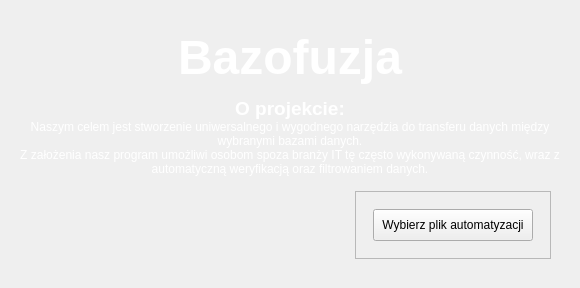
            <widget class="QWidget" name="welcomeScreen">
             <layout class="QHBoxLayout" name="horizontalLayout_7">
              <item>
               <widget class="QFrame" name="frame_36">
                <property name="frameShape">
                 <enum>QFrame::NoFrame</enum>
                </property>
                <property name="frameShadow">
                 <enum>QFrame::Raised</enum>
                </property>
                <layout class="QVBoxLayout" name="verticalLayout_32">
                 <item>
                  <widget class="QFrame" name="frame_37">
                   <property name="frameShape">
                    <enum>QFrame::NoFrame</enum>
                   </property>
                   <property name="frameShadow">
                    <enum>QFrame::Raised</enum>
                   </property>
                   <layout class="QVBoxLayout" name="verticalLayout_33">
                    <property name="spacing">
                     <number>0</number>
                    </property>
                    <property name="leftMargin">
                     <number>0</number>
                    </property>
                    <property name="topMargin">
                     <number>10</number>
                    </property>
                    <property name="rightMargin">
                     <number>0</number>
                    </property>
                    <property name="bottomMargin">
                     <number>0</number>
                    </property>
                    <item>
                     <widget class="QLabel" name="label_19">
                      <property name="maximumSize">
                       <size>
                        <width>16777215</width>
                        <height>200</height>
                       </size>
                      </property>
                      <property name="styleSheet">
                       <string notr="true">font: &quot;Trebuchet MS&quot;;
color: white;</string>
                      </property>
                      <property name="text">
                       <string>&lt;html&gt;&lt;head/&gt;&lt;body&gt;&lt;p align=&quot;center&quot;&gt;&lt;span style=&quot; font-size:36pt; font-weight:600;&quot;&gt;Bazofuzja&lt;/span&gt;&lt;/p&gt;&lt;p align=&quot;center&quot;&gt;&lt;span style=&quot; font-size:14pt; font-weight:600;&quot;&gt;O projekcie:&lt;/span&gt;&lt;/p&gt;&lt;/body&gt;&lt;/html&gt;</string>
                      </property>
                      <property name="textFormat">
                       <enum>Qt::RichText</enum>
                      </property>
                      <property name="alignment">
                       <set>Qt::AlignCenter</set>
                      </property>
                     </widget>
                    </item>
                    <item>
                     <widget class="QLabel" name="label_2">
                      <property name="styleSheet">
                       <string notr="true">font: 15px &quot;Trebuchet MS&quot;;
color: white;</string>
                      </property>
                      <property name="frameShape">
                       <enum>QFrame::NoFrame</enum>
                      </property>
                      <property name="text">
                       <string>Naszym celem jest stworzenie uniwersalnego i wygodnego narzędzia do transferu danych między wybranymi bazami danych. 
Z założenia nasz program umożliwi osobom spoza branży IT tę często wykonywaną czynność, wraz z automatyczną weryfikacją oraz filtrowaniem danych.</string>
                      </property>
                      <property name="alignment">
                       <set>Qt::AlignCenter</set>
                      </property>
                      <property name="wordWrap">
                       <bool>true</bool>
                      </property>
                     </widget>
                    </item>
                   </layout>
                  </widget>
                 </item>
                 <item>
                  <widget class="QFrame" name="frame_38">
                   <property name="frameShape">
                    <enum>QFrame::NoFrame</enum>
                   </property>
                   <property name="frameShadow">
                    <enum>QFrame::Raised</enum>
                   </property>
                   <layout class="QHBoxLayout" name="horizontalLayout_20">
                    <item alignment="Qt::AlignRight|Qt::AlignBottom">
                     <widget class="QFrame" name="frame_42">
                      <property name="styleSheet">
                       <string notr="true">padding: 8px</string>
                      </property>
                      <property name="frameShape">
                       <enum>QFrame::StyledPanel</enum>
                      </property>
                      <property name="frameShadow">
                       <enum>QFrame::Raised</enum>
                      </property>
                      <layout class="QHBoxLayout" name="horizontalLayout_53">
                       <item>
                        <widget class="QPushButton" name="readAutoBtn">
                         <property name="text">
                          <string>Wybierz plik automatyzacji</string>
                         </property>
                        </widget>
                       </item>
                      </layout>
                     </widget>
                    </item>
                   </layout>
                  </widget>
                 </item>
                </layout>
               </widget>
              </item>
             </layout>
            </widget>
